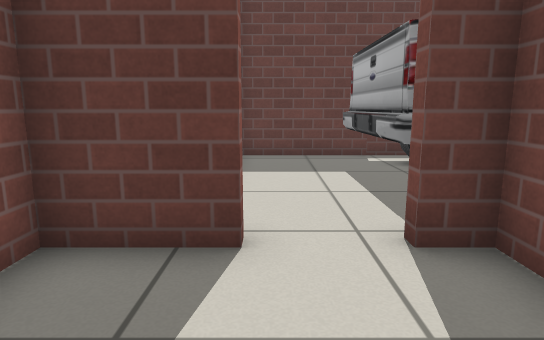
View 1 (above)

20 first-person views from a walk through a robot-simulator world made for Gazebo. The camera is 0.72 m above the floor, tilts 10° down and sees 75° across. The lines on the ground mark 1 m squares. The floor is counted in squares, 0.5 m on a side. Each view is taken from the middle of a square. On the plan, view 1 faces up. The plan holds only what a view shows up to about 15 squares ahead; the rest is blank. The place goes on beyond the plan. Robots are left out. Gazebo's built-in surfaces are drawn with simple patterns.

View 2
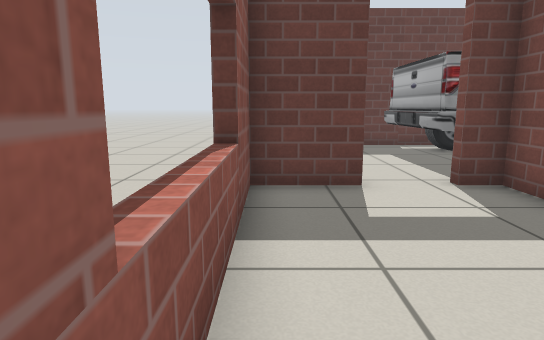

View 3
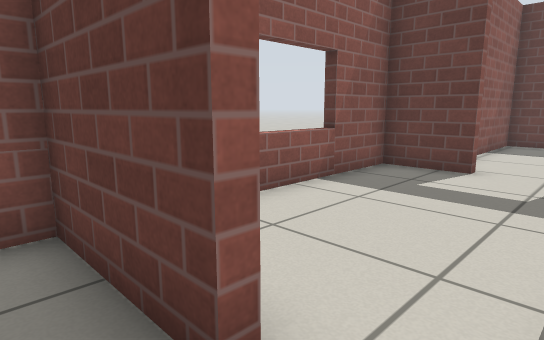

View 4
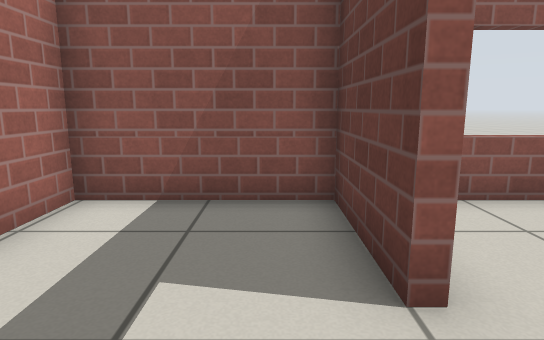

View 5
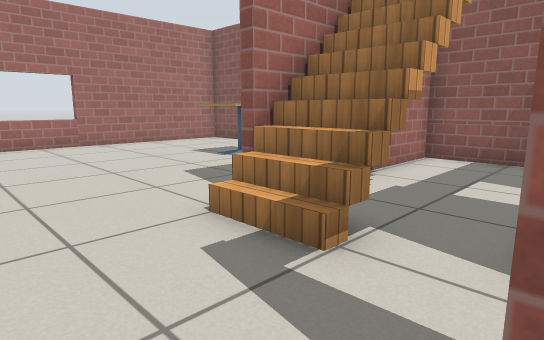

View 6
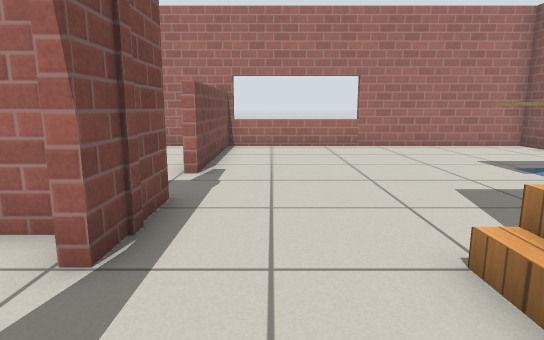

View 7
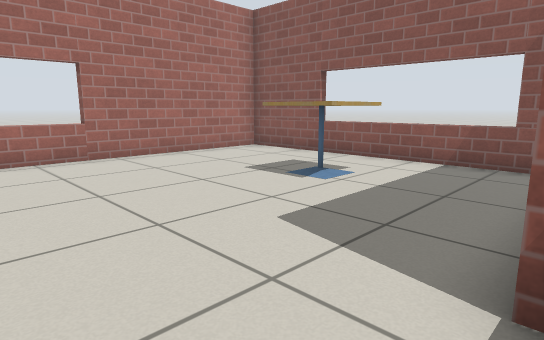

View 8
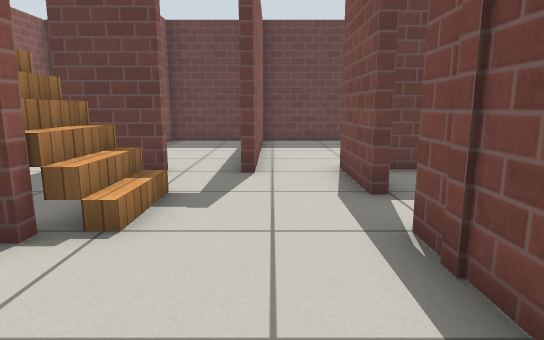

View 9
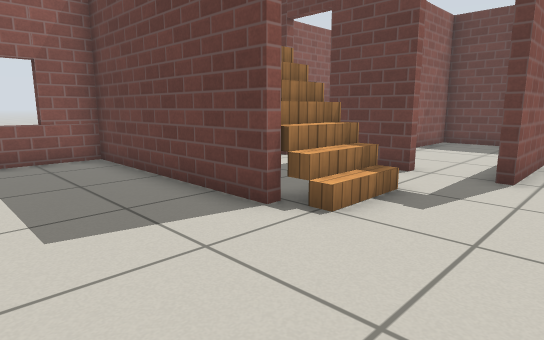

View 10
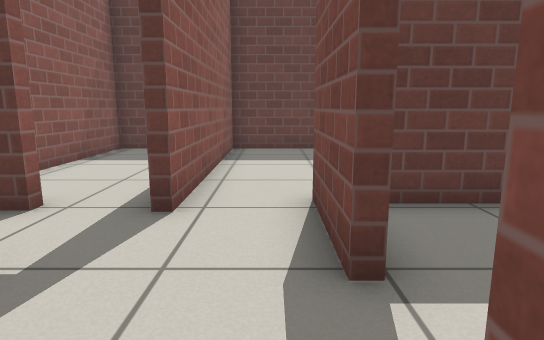

View 11
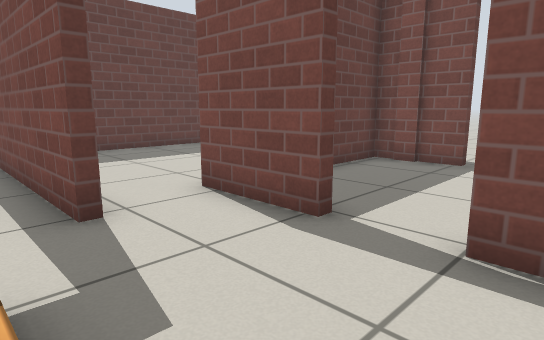

View 12
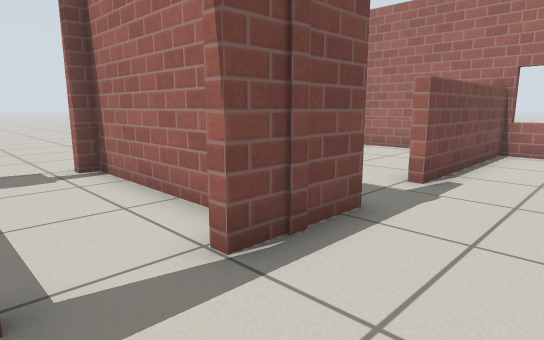

View 13
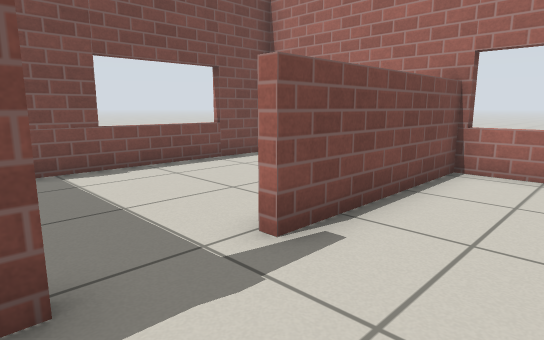

View 14
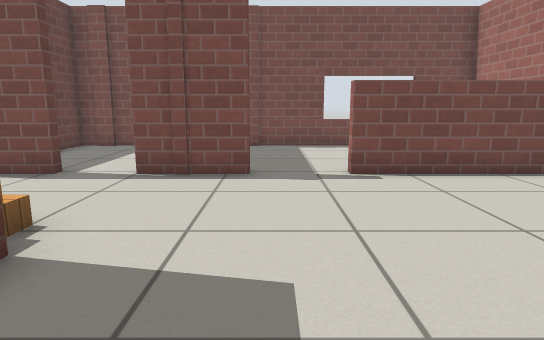

View 15
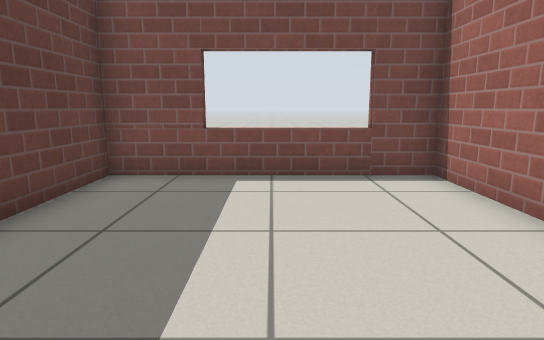

View 16
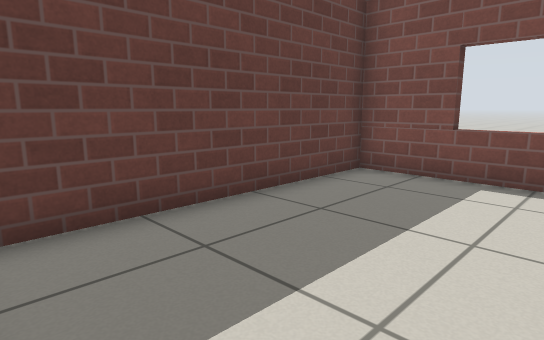

View 17
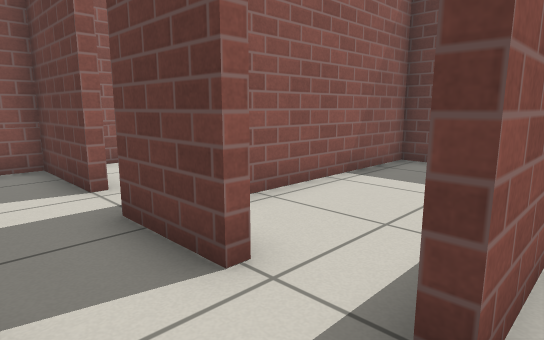

View 18
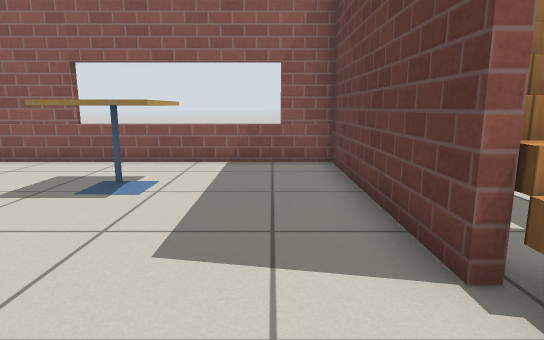

View 19
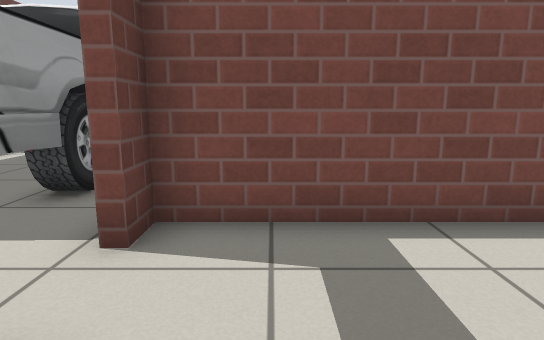

View 20
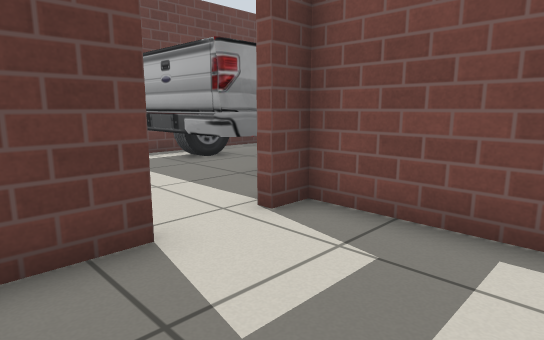

### Floor plan
Points are (right, up) in squares from view 1. A wall is a line through its corners. A room is listed if a view was taken in it or the views show most of it. See-through windows are left out.
Room 1 (views 1, 2, 19, 20)
walls: (-0.3, 3.5) (-2.4, 3.5) (-2.4, -2.8); (2.3, -1.5) (2.3, 3.5)
ways out: open door at (1.5, -4) to room 2; open door at (0.5, 4)
Room 2 (views 3, 4, 5, 6, 7, 12, 17)
walls: (4.6, -4) (2.3, -4); (4.3, -8.1) (4.3, -8.4); (0.6, -4) (-2.4, -4) (-2.4, -8.1) (-0.1, -8.1); (8.6, -6.2) (8.6, -3.5)
low walls: (1.9, -8.1) (4.3, -8.1)
ways out: open door at (1.5, -4) to room 1; opening at (6.5, -8) to room 3; opening at (7.5, -4) to room 4; open door at (5.5, -4) to room 6; open door at (9, -7.5) to room 7
objects: stairs (5, -6)
Room 3 (views 8, 9, 10, 11, 13, 14, 18)
walls: (4.3, -8.4) (-2.4, -8.4) (-2.4, -18.4) (9, -18.4); (8.6, -10.6) (8.6, -8)
low walls: (8.6, -18.5) (8.6, -12.6)
ways out: opening at (6.5, -8) to room 2; opening at (9, -11.5) to room 5
objects: cafe table (0, -13) to (1, -12)
Room 4 (views 15, 16)
walls: (11.4, -3.5) (14.5, -3.5) (14.5, 3.5) (6.6, 3.5) (6.6, -4.3)
ways out: opening at (7.5, -4) to room 2
Room 5 (no view inside)
walls: (9, -18.4) (14.5, -18.4) (14.5, -10.1)
ways out: opening at (9, -11.5) to room 3
Room 6 (no view inside)
walls: (5.7, 3.5) (2.6, 3.5) (2.6, -2.3); (6.3, -4.3) (6.3, 1.4)
ways out: open door at (5.5, -4) to room 2
Room 7 (no view inside)
walls: (14.5, -6.2) (14.5, -3.8) (9.8, -3.8); (9.4, -8.9) (14.5, -8.9)
ways out: open door at (9, -7.5) to room 2; open door at (15, -7.5)

Where each view was taken, in squares from view 1:
view 1: 0 up, 0 right, facing up
view 2: 3 down, 2 left, facing up
view 3: 5 down, 2 right, facing up-left
view 4: 5 down, 3 right, facing left
view 5: 4 down, 8 right, facing down-left
view 6: 5 down, 7 right, facing down
view 7: 8 down, 7 right, facing down-left
view 8: 12 down, 7 right, facing up
view 9: 12 down, 8 right, facing up-left
view 10: 9 down, 8 right, facing up
view 11: 9 down, 5 right, facing up-right
view 12: 6 down, 6 right, facing down-right
view 13: 10 down, 6 right, facing down-right
view 14: 11 down, 1 right, facing right
view 15: 0 up, 7 right, facing right
view 16: 1 down, 7 right, facing up-right
view 17: 6 down, 7 right, facing up-left
view 18: 10 down, 7 right, facing left
view 19: 2 up, 2 left, facing right
view 20: 0 up, 2 left, facing up-right
